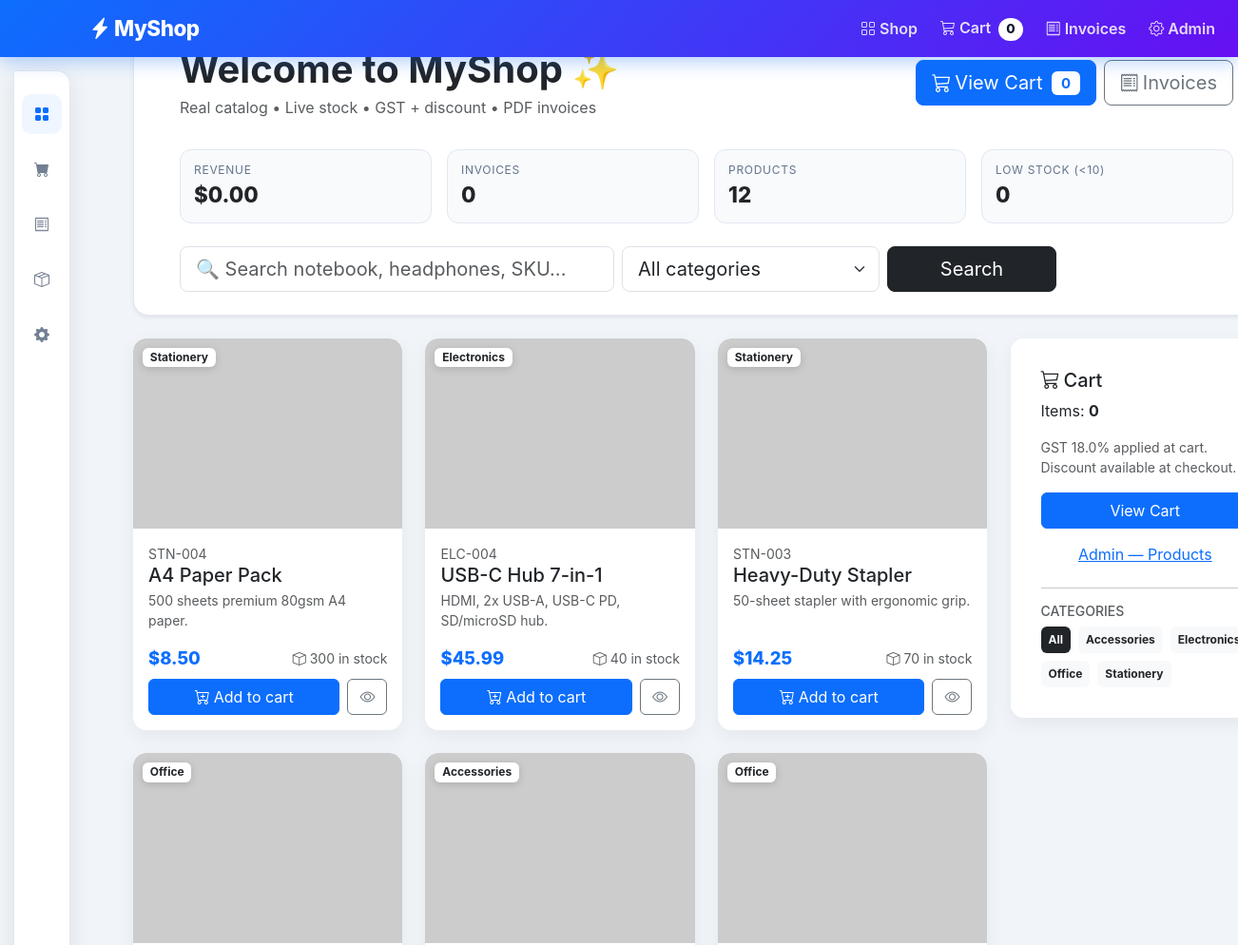
Before: / (upper part) with the older database file.
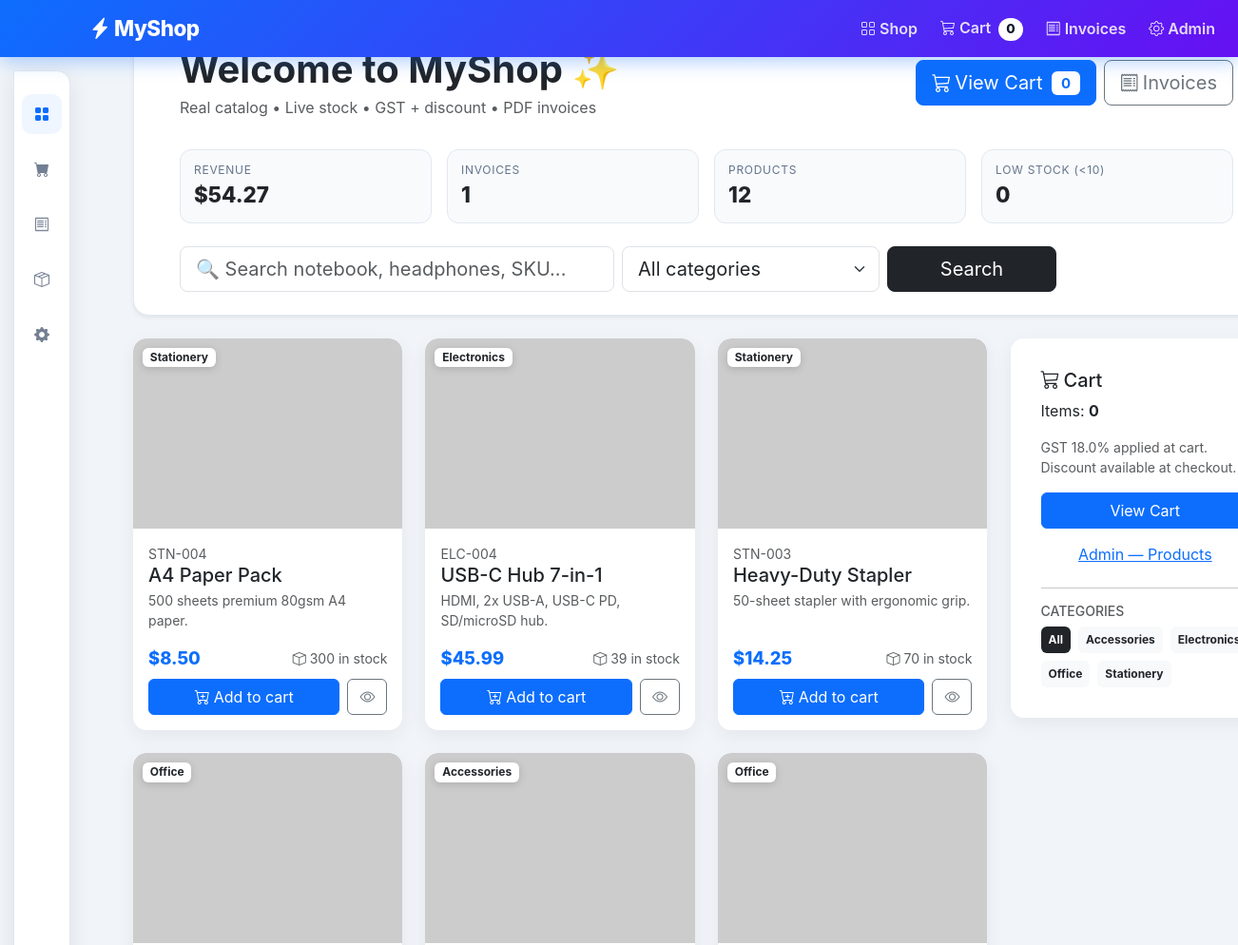
After: the same page with the newer database file.
### tables this page shows
CREATE TABLE products (
    id INTEGER PRIMARY KEY AUTOINCREMENT,
    name TEXT NOT NULL,
    description TEXT DEFAULT '',
    category TEXT DEFAULT 'General',
    price REAL NOT NULL,
    stock INTEGER NOT NULL DEFAULT 50,
    sku TEXT DEFAULT '',
    image_url TEXT
);

### app.py (the view)
@app.route("/")
def index():
    db = get_db()
    q = (request.args.get("q") or "").strip()
    cat = (request.args.get("cat") or "").strip()
    query = "SELECT * FROM products WHERE 1=1"
    params: list = []
    if q:
        query += " AND (name LIKE ? OR description LIKE ? OR sku LIKE ?)"
        params += [f"%{q}%", f"%{q}%", f"%{q}%"]
    if cat:
        query += " AND category = ?"
        params.append(cat)
    query += " ORDER BY id DESC"
    products = db.execute(query, params).fetchall()
    cats = [r[0] for r in db.execute("SELECT DISTINCT category FROM products ORDER BY category").fetchall() if r[0]]
    cart = session.get("cart", {})
    cart_count = sum(cart.values()) if cart else 0
    try:
        revenue = db.execute("SELECT COALESCE(SUM(total),0) FROM invoices").fetchone()[0] or 0
        inv_count = db.execute("SELECT COUNT(*) FROM invoices").fetchone()[0] or 0
        prod_count = db.execute("SELECT COUNT(*) FROM products").fetchone()[0] or 0
        low_stock = db.execute("SELECT COUNT(*) FROM products WHERE stock < 10").fetchone()[0] or 0
    except Exception:
        revenue, inv_count, prod_count, low_stock = 0, 0, len(products), 0
    stats = {"revenue": revenue, "invoices": inv_count, "products": prod_count, "low_stock": low_stock}
    return render_template("index.html", products=products, cart_count=cart_count,
                           categories=cats, active_cat=cat, search_q=q, stats=stats,
                           tax_default=TAX_DEFAULT)

### app.py (called while the page is built)
def get_db():
    db = getattr(g, "db", None)
    if db is None:
        db = g.db = sqlite3.connect(DB_PATH)
        db.row_factory = sqlite3.Row
    return db

def _cols(db, table):
    try:
        return [r[1] for r in db.execute(f"PRAGMA table_info({table})").fetchall()]
    except Exception:
        return []

@app.before_request
def ensure_migrations():
    if DB_PATH.exists():
        try:
            migrate_db()
        except Exception:
            pass

### templates/index.html (shortened to what this page needs)
{% extends "layout.html" %}
{% block hero %}
  <div class="hero hero-home bg-white shadow-sm mb-4">
    <div class="container-fluid px-4 px-lg-5 py-4">
      <div class="d-flex justify-content-between align-items-center flex-wrap gap-3">
        <div>
          <h1 class="display-6 fw-bold mb-1">Welcome to MyShop ✨</h1>
          <p class="text-muted mb-0">Real catalog • Live stock • GST + discount • PDF invoices</p>
        </div>
        <div class="d-flex gap-2">
          <a href="/cart" class="btn btn-primary btn-lg"><i class="bi bi-cart3 me-1"></i>View Cart <span class="badge bg-white text-primary ms-1">{{ cart_count or 0 }}</span></a>
          <a href="/invoices" class="btn btn-outline-secondary btn-lg"><i class="bi bi-receipt me-1"></i>Invoices</a>
        </div>
      </div>
      <div class="row g-3 mt-3">
        <div class="col-6 col-md-3"><div class="stat-card"><div class="stat-label">Revenue</div><div class="stat-value">${{ '%.2f'|format(stats.revenue) }}</div></div></div>
        <div class="col-6 col-md-3"><div class="stat-card"><div class="stat-label">Invoices</div><div class="stat-value">{{ stats.invoices }}</div></div></div>
        <div class="col-6 col-md-3"><div class="stat-card"><div class="stat-label">Products</div><div class="stat-value">{{ stats.products }}</div></div></div>
        <div class="col-6 col-md-3"><div class="stat-card {{ 'stat-warn' if stats.low_stock else '' }}"><div class="stat-label">Low stock (&lt;10)</div><div class="stat-value">{{ stats.low_stock }}</div></div></div>
      </div>
      <form class="row g-2 mt-3" method="get" action="/">
        <div class="col-12 col-md-6 col-xl-5"><input name="q" value="{{ search_q }}" class="form-control form-control-lg" placeholder="🔍 Search notebook, headphones, SKU..."></div>
        <div class="col-8 col-md-4 col-xl-3">
          <select name="cat" class="form-select form-select-lg" onchange="this.form.submit()">
            <option value="">All categories</option>
          </select>
        </div>
        <div class="col-4 col-md-2 col-xl-2 d-grid"><button class="btn btn-dark btn-lg">Search</button></div>
      </form>
    </div>
  </div>
{% endblock %}
{% block content %}
  <div class="row g-4">
    <div class="col-lg-9">
      <div class="row row-cols-2 row-cols-lg-3 g-3 g-md-4">
        {% for p in products %}
        <div class="col">
          <div class="card h-100 product-card shadow-sm">
            <div class="product-img-wrap">
              {% if p.image_url %}
                <img src="{{ p.image_url }}" loading="lazy" class="card-img-top product-img" alt="{{ p.name }}" onerror="this.onerror=null;this.src='https://picsum.photos/seed/myshop{{ p.id }}/600/400'">
              {% else %}
                <img src="https://picsum.photos/seed/myshop{{ p.id }}/600/400" loading="lazy" class="card-img-top product-img" alt="{{ p.name }}">
              {% endif %}
              <span class="badge bg-white text-dark category-badge">{{ p.category or 'General' }}</span>
            </div>
            <div class="card-body d-flex flex-column">
              <div class="small text-muted">{{ p.sku or '' }}</div>
              <h5 class="card-title mb-1"><a href="/product/{{ p.id }}" class="product-link">{{ p.name }}</a></h5>
              <p class="card-text text-muted small product-desc">{{ p.description or '' }}</p>
              <div class="mt-auto">
                <div class="d-flex justify-content-between align-items-center mb-2">
                  <div class="price">${{ '%.2f'|format(p.price) }}</div>
                  <div class="small {{ 'text-danger fw-bold' if (p.stock or 0) < 10 else 'text-muted' }}"><i class="bi bi-box me-1"></i>{{ p.stock }} in stock</div>
                </div>
                <div class="d-flex gap-2">
                  <form action="/cart/add/{{ p.id }}" method="post" class="flex-fill d-grid">
                    <button class="btn btn-primary" {{ 'disabled' if (p.stock or 0) <= 0 else '' }}><i class="bi bi-cart-plus me-1"></i>{{ 'Out of stock' if (p.stock or 0) <= 0 else 'Add to cart' }}</button>
                  </form>
                  <a href="/product/{{ p.id }}" class="btn btn-outline-secondary"><i class="bi bi-eye"></i></a>
                </div>
              </div>
            </div>
          </div>
        </div>
        {% else %}
        <div class="col-12"><div class="alert alert-light">No products found. <a href="/">Clear filters</a></div></div>
        {% endfor %}
      </div>
    </div>
    <div class="col-lg-3">
      <div class="card shadow-sm sticky-sidebar p-3">
        <div class="card-body">
          <h5 class="card-title"><i class="bi bi-cart3 me-1"></i>Cart</h5>
          <p class="card-text">Items: <strong>{{ cart_count or 0 }}</strong></p>
          <p class="small text-muted">GST {{ tax_default }}% applied at cart. Discount available at checkout.</p>
          <a href="/cart" class="btn btn-primary w-100">View Cart</a>
          <a href="/admin/products" class="btn btn-link mt-2 w-100">Admin — Products</a>
          <hr>
          <h6 class="small text-muted text-uppercase">Categories</h6>
          <div class="d-flex flex-wrap gap-2">
            <a href="/" class="badge {{ 'bg-dark' if not active_cat else 'bg-light text-dark' }} text-decoration-none p-2">All</a>
            {% for c in categories %}
            <a href="/?cat={{ c }}" class="badge {{ 'bg-primary' if c == active_cat else 'bg-light text-dark' }} text-decoration-none p-2">{{ c }}</a>
            {% endfor %}
          </div>
        </div>
      </div>
    </div>
  </div>
{% endblock %}

### templates/layout.html (shortened to what this page needs)
<!doctype html>
<html lang="en">
  <head>
    <link href="https://cdn.jsdelivr.net/npm/bootstrap@5.3.0/dist/css/bootstrap.min.css" rel="stylesheet">
    <link rel="stylesheet" href="https://cdn.jsdelivr.net/npm/bootstrap-icons@1.10.5/font/bootstrap-icons.css">
    <link rel="stylesheet" href="/static/css/style.css">
  </head>
  <body>
    <header class="app-topbar">
      <div class="app-topbar-inner">
        <a class="app-brand" href="/"><i class="bi bi-lightning-charge-fill me-1"></i>MyShop</a>
        <nav class="app-toplinks d-none d-lg-flex" aria-label="Primary">
          <a href="/"><i class="bi bi-grid me-1"></i>Shop</a>
          <a href="/cart"><i class="bi bi-cart3 me-1"></i>Cart <span class="top-pill">{{ cart_count or 0 }}</span></a>
          <a href="/invoices"><i class="bi bi-receipt me-1"></i>Invoices</a>
          <a href="/admin/products"><i class="bi bi-gear me-1"></i>Admin</a>
        </nav>
      </div>
    </header>
    <aside class="app-sidebar" aria-hidden="false">
      <div class="sidebar-inner d-flex flex-column align-items-center py-3">
        <a class="sidebar-item {{ 'active' if request.path == '/' else '' }}" href="/" title="Shop"><i class="bi bi-grid-fill"></i></a>
        <a class="sidebar-item {{ 'active' if request.path.startswith('/cart') else '' }}" href="/cart" title="Cart"><i class="bi bi-cart-fill"></i></a>
        <a class="sidebar-item {{ 'active' if request.path.startswith('/invoices') or request.path.startswith('/invoice/') else '' }}" href="/invoices" title="Invoices"><i class="bi bi-receipt"></i></a>
        <a class="sidebar-item {{ 'active' if request.path.startswith('/order/') else '' }}" href="/invoices" title="Orders"><i class="bi bi-box-seam"></i></a>
        <a class="sidebar-item {{ 'active' if request.path.startswith('/admin') else '' }}" href="/admin/products" title="Admin"><i class="bi bi-gear-fill"></i></a>
      </div>
    </aside>
    <main class="app-main container-fluid px-4 px-lg-5 py-4">
      {% block hero %}{% endblock %}
      {% block content %}{% endblock %}
    </main>
  </body>
</html>

### static/css/style.css (style rules this page uses)
body { background: #f1f5f9; font-family: Inter, system-ui, -apple-system, Segoe UI, Roboto, sans-serif; }
.app-topbar { position: fixed; inset: 0 0 auto 0; height: 60px; background: linear-gradient(135deg, #0d6efd, #6610f2); z-index: 1100; box-shadow: 0 4px 20px rgba(13,110,253,.35); }
.app-topbar-inner { height: 100%; display: flex; align-items: center; justify-content: space-between; padding: 0 24px 0 94px; }
.app-brand { color: #fff; text-decoration: none; font-weight: 800; font-size: 1.4rem; letter-spacing: -.02em; }
.app-toplinks { display: flex; align-items: center; gap: 24px; }
.app-toplinks a { color: rgba(255,255,255,.85); text-decoration: none; font-weight: 600; }
.top-pill { display: inline-flex; align-items: center; justify-content: center; min-width: 24px; height: 24px; padding: 0 8px; background: #fff; color: #0f172a; border-radius: 999px; font-size: .85rem; font-weight: 800; margin-left: 4px; }
.app-main { margin-left: 92px; padding-top: 76px; }
.hero { border-radius: 16px; border: 1px solid #e2e8f0; }
.hero-home { margin-top: 0; }
.stat-card { background: #f8fafc; border: 1px solid #e2e8f0; border-radius: 12px; padding: 12px 14px; }
.stat-label { font-size: .75rem; text-transform: uppercase; letter-spacing: .06em; color: #64748b; }
.stat-value { font-size: 1.4rem; font-weight: 800; }
.card { border: none; border-radius: 14px; }
.card.shadow-sm { box-shadow: 0 6px 20px rgba(2,6,23,.06) !important; }
.product-img-wrap { position: relative; }
.product-img { height: 200px; object-fit: cover; border-radius: 14px 14px 0 0; background: #e2e8f0; }
.category-badge { position: absolute; top: 10px; left: 10px; box-shadow: 0 2px 8px rgba(0,0,0,.15); }
.product-card { transition: transform .15s ease, box-shadow .15s ease; overflow: hidden; }
.price { font-weight: 800; color: #0d6efd; font-size: 1.15rem; }
.product-link { color: inherit; text-decoration: none; }
.product-desc { min-height: 38px; display: -webkit-box; -webkit-line-clamp: 2; -webkit-box-orient: vertical; overflow: hidden; }
.app-sidebar { position: fixed; left: 0; top: 60px; bottom: 0; width: 76px; z-index: 1000; padding: 14px 0; }
.sidebar-inner { background: #fff; border-radius: 0 14px 14px 0; box-shadow: 0 6px 24px rgba(2,6,23,.09); width: 60px; height: 100%; margin-left: 14px; border: 1px solid #e2e8f0; }
.sidebar-item { position: relative; display: flex; align-items: center; justify-content: center; width: 42px; height: 42px; margin: 8px auto; color: #737f92; text-align: center; border-radius: 10px; text-decoration: none; }
.sidebar-item.active, .sidebar-item:hover { background: #eff6ff; color: #0d6efd; text-decoration: none; }
.sticky-sidebar { position: sticky; top: 84px; }

Changed rows visible on the page:
changed products "USB-C Hub 7-in-1": stock "40" → "39"
Other visible differences:
{{ '%.2f'|format(stats.revenue) }}: "0.00" → "54.27"
{{ stats.invoices }}: "0" → "1"
